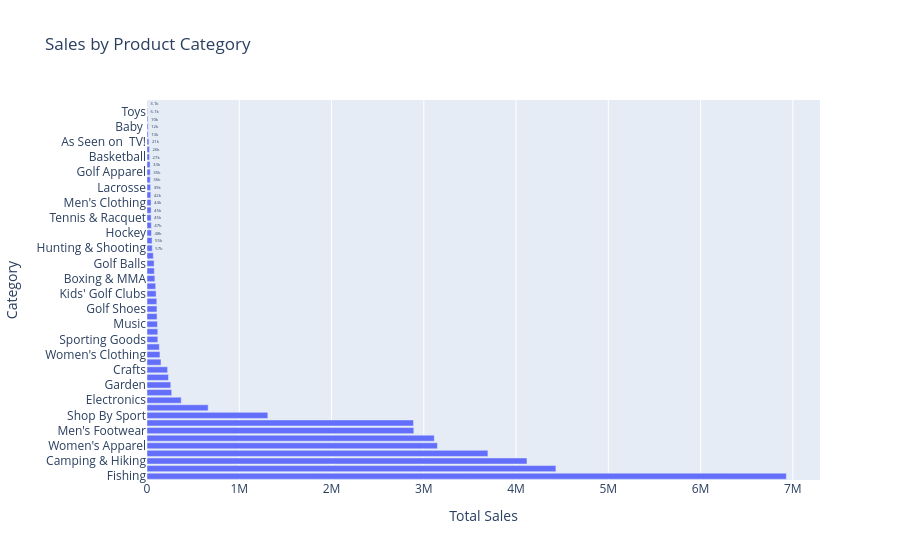

The cell this chart's notebook holds for it:
### Code cell
fig = px.bar(
    category_sales,
    x="Sales",
    y="Category Name",
    orientation="h",
    text_auto=".2s",
    title="Sales by Product Category"
)

fig.update_layout(
    xaxis_title="Total Sales",
    yaxis_title="Category"
)

fig.show()

### Figure 1 — Plotly figure (JSON) as saved in the notebook; plotly's stock layout.template omitted (floating-point values rounded to 4 significant figures)
{"data": [{"hovertemplate": "Sales=%{x}<br>Category Name=%{y}<extra></extra>", "legendgroup": "", "marker": {"color": "#636efa", "pattern": {"shape": ""}}, "name": "", "orientation": "h", "showlegend": false, "textposition": "auto", "texttemplate": "%{x:.2s}", "type": "bar", "x": [6930000.0, 4432000.0, 4118000.0, 3695000.0, 3148000.0, 3114000.0, 2892000.0, 2889000.0, 1310000.0, 663000.0, 371000.0, 267600.0, 257800.0, 232800.0, 223400.0, 151700.0, 140300.0, 133700.0, 117000.0, 116700.0, 113100.0, 109000.0, 108000.0, 106100.0, 98800.0, 94060.0, 85210.0, 79400.0, 77100.0, 68720.0, 56850.0, 54900.0, 48360.0, 47040.0, 44590.0, 44550.0, 43860.0, 41520.0, 39460.0, 35600.0, 34970.0, 33310.0, 27100.0, 26480.0, 20600.0, 12590.0, 12230.0, 10370.0, 6105.0, 3060.0], "xaxis": "x", "y": ["Fishing", "Cleats", "Camping & Hiking", "Cardio Equipment", "Women's Apparel", "Water Sports", "Men's Footwear", "Indoor/Outdoor Games", "Shop By Sport", "Computers", "Electronics", "Cameras ", "Garden", "Children's Clothing", "Crafts", "Girls' Apparel", "Women's Clothing", "Accessories", "Sporting Goods", "Golf Gloves", "Music", "Consumer Electronics", "Golf Shoes", "Health and Beauty", "Kids' Golf Clubs", "Baseball & Softball", "Boxing & MMA", "DVDs", "Golf Balls", "Trade-In", "Hunting & Shooting", "Strength Training", "Hockey", "Men's Golf Clubs", "Tennis & Racquet", "Women's Golf Clubs", "Men's Clothing", "Pet Supplies", "Lacrosse", "Fitness Accessories", "Golf Apparel", "Video Games", "Basketball", "Soccer", "As Seen on  TV!", "Books ", "Baby ", "Golf Bags & Carts", "Toys", "CDs "], "yaxis": "y"}], "layout": {"barmode": "relative", "legend": {"tracegroupgap": 0}, "title": {"text": "Sales by Product Category"}, "xaxis": {"anchor": "y", "domain": [0, 1], "title": {"text": "Total Sales"}}, "yaxis": {"anchor": "x", "domain": [0, 1], "title": {"text": "Category"}}}}
